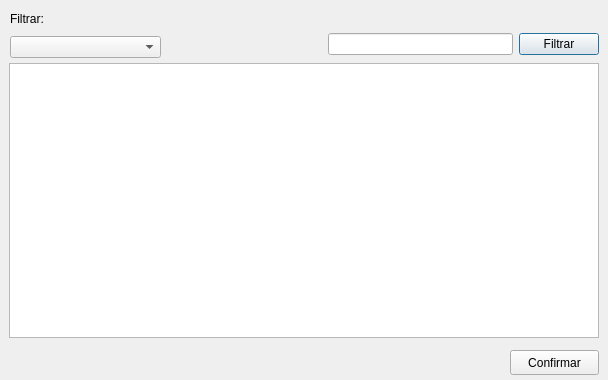
<?xml version="1.0" encoding="UTF-8"?>
<ui version="4.0">
 <class>frms_selecionaveiculo</class>
 <widget class="QDialog" name="frms_selecionaveiculo">
  <property name="geometry">
   <rect>
    <x>0</x>
    <y>0</y>
    <width>608</width>
    <height>380</height>
   </rect>
  </property>
  <property name="windowTitle">
   <string>Seleção de Marca e Modelo</string>
  </property>
  <widget class="QTableWidget" name="tw_selecionaVeiculo">
   <property name="geometry">
    <rect>
     <x>9</x>
     <y>63</y>
     <width>590</width>
     <height>275</height>
    </rect>
   </property>
  </widget>
  <widget class="QWidget" name="layoutWidget">
   <property name="geometry">
    <rect>
     <x>328</x>
     <y>31</y>
     <width>271</width>
     <height>27</height>
    </rect>
   </property>
   <layout class="QHBoxLayout" name="horizontalLayout">
    <item>
     <widget class="QLineEdit" name="txt_filtrarVeiculo"/>
    </item>
    <item>
     <widget class="QPushButton" name="btn_filtrarVeiculo">
      <property name="text">
       <string>Filtrar</string>
      </property>
     </widget>
    </item>
   </layout>
  </widget>
  <widget class="QWidget" name="layoutWidget_2">
   <property name="geometry">
    <rect>
     <x>10</x>
     <y>8</y>
     <width>151</width>
     <height>50</height>
    </rect>
   </property>
   <layout class="QVBoxLayout" name="verticalLayout">
    <item>
     <widget class="QLabel" name="label">
      <property name="text">
       <string>Filtrar:</string>
      </property>
     </widget>
    </item>
    <item>
     <widget class="QComboBox" name="cb_filtrar"/>
    </item>
   </layout>
  </widget>
  <widget class="QPushButton" name="btn_confirmarVeiculo">
   <property name="geometry">
    <rect>
     <x>510</x>
     <y>350</y>
     <width>89</width>
     <height>25</height>
    </rect>
   </property>
   <property name="text">
    <string>Confirmar</string>
   </property>
  </widget>
 </widget>
 <resources/>
 <connections/>
</ui>
